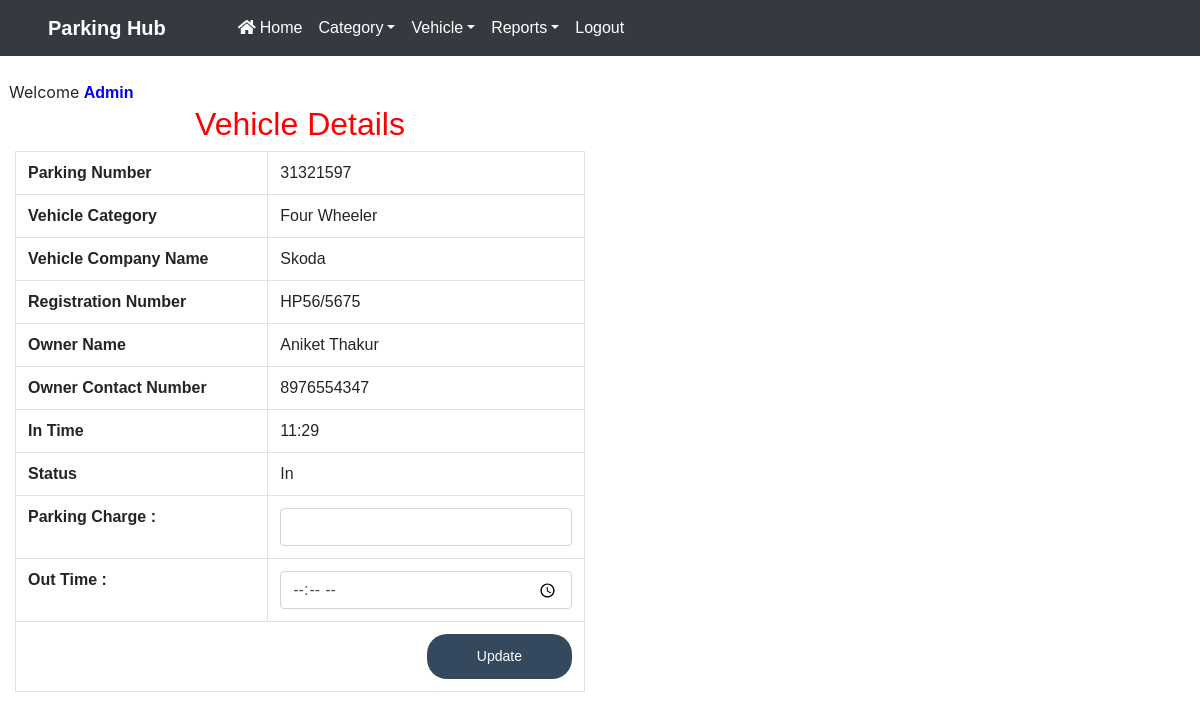
Page /view_incomingdetail/13 (signed in) on the committed database.
### vehicle/models.py (models this page shows, shortened)
class Vehicle(models.Model):
    parkingnumber = models.CharField(max_length=20)
    category = models.ForeignKey(Category, on_delete=models.CASCADE)
    vehiclecompany = models.CharField(max_length=50)
    regno = models.CharField(max_length=10)
    ownername = models.CharField(max_length=50)
    ownercontact = models.CharField(max_length=15)
    pdate = models.DateField()
    intime = models.CharField(max_length=50)
    outtime = models.CharField(max_length=50)
    parkingcharge = models.CharField(max_length=50)
    status = models.CharField(max_length=20)

class Category(models.Model):
    categoryname = models.CharField(max_length=50)
    def __str__(self):
        return self.categoryname

### vehicle/views.py (the view, shortened to what this page needs)
# urls.py: path('view_incomingdetail/<int:pid>',view_incomingdetail,name='view_incomingdetail'),
def view_incomingdetail(request,pid):
    if not request.user.is_authenticated:
        return redirect('admin_home')
    error = ""
    vehicle = Vehicle.objects.get(id=pid)
    d = {'vehicle': vehicle,'error':error}
    return render(request,'view_incomingdetail.html', d)

### vehicle/templates/view_incomingdetail.html (shortened to what this page needs)
{% load static %}
<html>
<head>
{% include 'headeradmin.html' %}
</head>
<body>
{% include 'nav2admin.html' %}
<br> &nbsp;&nbsp;Welcome <b style = 'text-transform : capitalize ; color : blue'>{{request.user.username}}</b>
<div class="container" style = "margin-top:10px">
<h2 class="text-center" style = "font-family : sans-serif ; color : red"> Vehicle Details</h2>
 <table border="1" class="table table-bordered">
                                            <tr>
    <th>Parking Number</th>
    <td>{{vehicle.parkingnumber}}</td>
  </tr>
   <tr>
    <th>Vehicle Category</th>
    <td>{{vehicle.category}}</td>
  </tr>
  <tr>
    <th>Vehicle Company Name</th>
    <td>{{vehicle.vehiclecompany}}</td>
  </tr>
  <tr>
    <th>Registration Number</th>
    <td>{{vehicle.regno}}</td>
  </tr>
  <tr>
    <th>Owner Name</th>
    <td>{{vehicle.ownername}}</td>
  </tr>
  <tr>
    <th>Owner Contact Number</th>
    <td>{{vehicle.ownercontact}}</td>
  </tr>
  <tr>
    <th>In Time</th>
    <td>{{vehicle.intime}}</td>
  </tr>
  <tr>
    <th>Status</th>
    <td>{{vehicle.status}}</td>
  </tr>
    <form method="post">
          <tr>
    <th>Parking Charge :</th>
    <td>
    <input type = "text" name="parkingcharge"  class="form-control wd-450" required="true"></td>
  </tr>
             <tr>
    <th>Out Time :</th>
    <td>
    <input type = "time" name="outtime"  class="form-control wd-450" required="true"></td>
  </tr>
 <tr align="center">
    <td colspan="2"><button type="submit" name="submit" class="btn btn-primary btn-sm">Update</button></td>
  </tr>
       </form>
</table>
</div>
</body>
</html>

### vehicle/static/css/mystyle.css (style rules this page uses)
html { scroll-behavior:smooth; }
.container { display: table-cell; vertical-align: middle; text-align: left; width: 600px; }
* { margin: 0; padding: 0; font-family: "montserrat",sans-serif; }
.btn { border-radius: 25px; float: right; border: 0; background: #34495e; color: #fff; padding: 12px 50px; border-radius: 20px; cursor: pointer; transition: 0.5s; }

### rows in the picture
Vehicle: parkingnumber "31321597", category "Four Wheeler", vehiclecompany "Skoda", regno "HP56/5675", ownername "Aniket Thakur", ownercontact "8976554347", intime "11:29", status "In"

### other values in the picture
{{ request.user.username }} "Admin"
